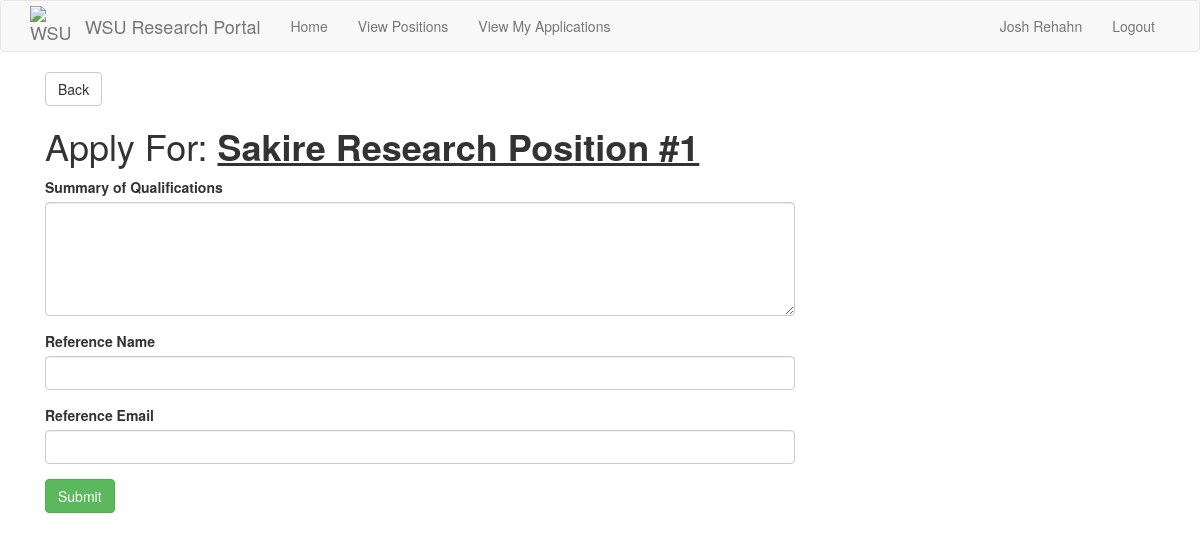
/positions/1/apply (signed in), run on the app's committed database.
### src/Model/models.py (models this page shows, shortened)
class User(db.Model, UserMixin):
    __tablename__ = 'user'
    id = db.Column(db.Integer, primary_key=True)
    password_hash = db.Column(db.String(128))
    firstname = db.Column(db.String(100))
    lastname = db.Column(db.String(100))
    email = db.Column(db.String(120),unique = True, index = True)
    phone = db.Column(db.String(11),unique = True)
    user_type = db.Column(db.String(50))
    __mapper_args__ = {
        'polymorphic_identity': 'User',
        'polymorphic_on': user_type
    }

class Position(db.Model):
    id = db.Column(db.Integer, primary_key=True)
    title = db.Column(db.String(32), unique=True)
    description = db.Column(db.String(256))
    accepting_applications = db.Column(db.Boolean)
    start_date = db.Column(db.String(256))
    end_date = db.Column(db.String(256))
    work_load = db.Column(db.Integer) # Time commitment.
    languages = db.relationship(
        'Language',
        secondary = positionLanguages,
        primaryjoin = (positionLanguages.c.position_id == id),
        lazy='dynamic',
        overlaps='languages'
    )
    research_fields = db.relationship(
        'Interest',
        secondary=positionInterests,
        primaryjoin=(positionInterests.c.position_id == id),
        lazy='dynamic',
        overlaps='interests'
    )
    candidates = db.Column(db.Integer) # Stores the ID's of the current candidates for the position.
    applications = db.relationship('Application', backref='position') # A position has multiple applications associated to it.
    professor_id = db.Column(db.Integer, db.ForeignKey('professor.id')) # Every position has one professor associated to it.

### src/Controller/position_routes.py (the view, shortened to what this page needs)
@routes.route("/positions/<position_id>/apply", methods=["GET", "POST"])
def positions_by_id_apply(position_id):
    if current_user.user_type != "Student":
        return render_template("errors/403.html"), 403
    position = Position.query.filter_by(id=position_id).first()
    form = ApplicationForm()
    return render_template("Position Pages/position_apply.html", form=form, position=position)

### src/Controller/forms.py
class ApplicationForm(FlaskForm):
	statement = TextAreaField('Summary of Qualifications', validators=[DataRequired(),Length(max=1500)])
	reference = StringField('Reference Name', validators=[DataRequired(), Length(max=30)])
	reference_email = StringField('Reference Email', validators=[DataRequired(), Length(max=30)])
	submit = SubmitField("Submit")

### app.py (called while the page is built)
@app.context_processor
def inject_request():
    return dict(request=request)

@app.before_request
def initBD(*args, **kwargs):
    if app.got_first_request:
        db.create_all()
        if Language.query.count() == 0:
            languages = ['Java','C', 'Python', 'C++', 'JavaScript', 'HTML', 'CSS']
            for t in languages:
                db.session.add(Language(name=t))
        db.session.commit()
        if Interest.query.count() == 0:
            interests = ['Software Engineering', 'Artificial intelligence', 'Cyber Security', 'Machine Learning', 'Computer Architecture', 'Data Science']
            for t in interests:
                db.session.add(Interest(name=t))
        db.session.commit()

### src/Model/models.py (called while the page is built)
@login.user_loader
def load_user(id):
    return User.query.get(int(id))

### src/View/templates/Position Pages/position_apply.html (shortened to what this page needs)
{% extends "base.html" %}
{% block app_content %}
<div class="container mt-4">
    <a href="javascript:window.history.back();" class="btn btn-default text-center">Back</a>
    <h1>Apply For: <strong><u>{{ position.title }}</u></strong></h1>
    {% if form %}
    <div class="row">
        <div class="col-md-8 offset-md-2">
            <form action="" method="post">
                <div class="form-group">
                    {{ form.statement.label }}
                    {{ form.statement(class="form-control", rows=5) }}
                </div>
                <div class="form-group">
                    {{ form.reference.label }}
                    {{ form.reference(class="form-control") }}
                </div>
                <div class="form-group">
                    {{ form.reference_email.label }}
                    {{ form.reference_email(class="form-control") }}
                </div>
                <div class="form-group">
                    {{ form.submit(class="btn btn-success") }}
                </div>
            </form>
        </div>
    </div>
    {% endif %}
</div>
{% endblock %}

### src/View/templates/_navbar.html (shortened to what this page needs)
{% block navbar %}
    <nav class="navbar navbar-default">
        <div class="container">
            <div class="navbar-header">
                <a class="navbar-brand" href="{{ url_for('routes.index') }}" style="display: flex; align-items: center;">
                    <img src="{{ url_for('static', filename='wsu-logo.png') }}" alt="WSU Cougarhead" style="width: 40px; height: 40px">
                    <span style="margin-left: 15px;">WSU Research Portal</span>
                </a>
            </div>
            <div class="collapse navbar-collapse" id="bs-example-navbar-collapse-1">
                <ul class="nav navbar-nav">
                        <li {% if request.path == url_for('routes.index') %}class="active"{% endif %}>
                            <a href="{{ url_for('routes.index') }}">Home</a>
                        </li>
                    {% if current_user.user_type == "Professor" %}
                        <li {% if request.path == url_for('positions.positions') %}class="active"{% endif %}>
                            <a href="{{ url_for('positions.positions') }}">View My Positions</a>
                        </li>
                        <li {% if request.path == url_for('positions.create_position') %}class="active"{% endif %}>
                            <a href="{{ url_for('positions.create_position') }}">Create Position</a>
                        </li>
                    {% elif current_user.user_type == "Student" %}
                        <li {% if request.path == url_for('positions.positions') %}class="active"{% endif %}>
                            <a href="{{ url_for('positions.positions') }}">View Positions</a>
                        </li>
                        <li {% if request.path == url_for('routes.my_applications') %}class="active"{% endif %}>
                            <a href="{{ url_for('routes.my_applications') }}">View My Applications</a>
                        </li>
                    {% endif %}
                </ul>
                <ul class="nav navbar-nav navbar-right">
                    {% if current_user.is_anonymous %}
                    <li><a href="{{ url_for('auth.login') }}">Login</a></li>
                    {% else %}
                    <li><a href="{{ url_for('routes.index') }}">{{ current_user.firstname }} {{ current_user.lastname }}</a></li>
                    <li><a href="{{ url_for('auth.logout') }}">Logout</a></li>
                    {% endif %}
                </ul>
            </div>
        </div>
    </nav>
{% endblock %}

### data on the page
User: firstname "Josh", lastname "Rehahn"
Position: title "Sakire Research Position #1"
